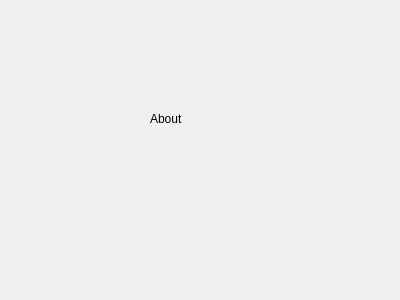
<?xml version="1.0" encoding="UTF-8"?>
<ui version="4.0">
 <class>help</class>
 <widget class="QDialog" name="help">
  <property name="geometry">
   <rect>
    <x>0</x>
    <y>0</y>
    <width>400</width>
    <height>300</height>
   </rect>
  </property>
  <property name="minimumSize">
   <size>
    <width>400</width>
    <height>300</height>
   </size>
  </property>
  <property name="maximumSize">
   <size>
    <width>400</width>
    <height>300</height>
   </size>
  </property>
  <property name="windowTitle">
   <string>帮助</string>
  </property>
  <widget class="QLabel" name="label">
   <property name="geometry">
    <rect>
     <x>150</x>
     <y>110</y>
     <width>67</width>
     <height>17</height>
    </rect>
   </property>
   <property name="text">
    <string>About</string>
   </property>
  </widget>
 </widget>
 <resources/>
 <connections/>
</ui>
